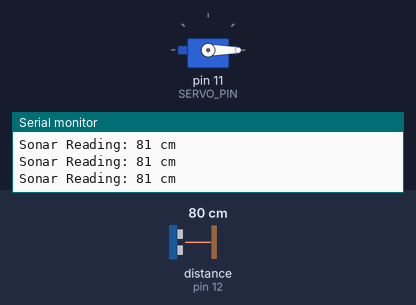
The sketch below on a simulated Arduino Leonardo, built with avr-gcc and run on an emulated ATmega32U4. Shown: servo, the last lines printed to the serial monitor. The test bench sets the inputs (shaded band); at power-on: distance to the obstacle (sensor on pin 12) 80 cm. The echo pulse lasts 58.3 µs per cm.

Above: at 1.2 s.
1.3 s: distance to the obstacle (sensor on pin 12) set to 9 cm
2.8 s: distance to the obstacle (sensor on pin 12) set to 6 cm
At 3.2 s:
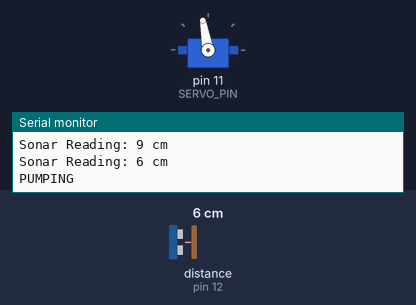
Timing chart, 0 to 11.8 s (numbered marks = the images above; inputs shaded):
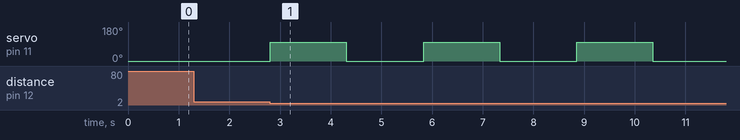

The sketch:

HandSanitizer.ino
```cpp
/*Include Dependencies */
#include <Servo.h> //Helps sending commands to servos
#include "NewPing.h" //Helps parsing ultrasonic sensor data

/*Define Arduino Pins (Digital) */
#define SERVO_PIN 11
#define SONAR_TRIG 13
#define SONAR_ECHO 12

/*Define Parameters */
#define SONAR_THRESHOLD 8 // Threshold distance in which to actuate the servo[cm]
#define RETRACTED_ANGLE 0 // Servo Angle when the hand sanitizer nozzle is up [deg]
#define PUMP_ANGLE 100 // Servo Angle when the hand sanitizer nozzle is down [deg]
#define PUMP_TIME 1500 //Time the servo will stay in "pump mode" [ms]

/*Instantiate Objects */
Servo myservo; // instantiate servo object
NewPing sonar(SONAR_TRIG, SONAR_ECHO, 300); //instantiate NewPing sonar object

void setup() {
  // put your setup code here, to run once:
  Serial.begin(9600); //initialize serial communication
  myservo.attach(SERVO_PIN); // attach servo to specified pin
  myservo.write(RETRACTED_ANGLE); //set servo initially to retracted position
}

void loop() {
  //loop code, runs "infinitely"
  int sonar_reading= sonar.ping_cm(); //sonar reading in cm
  //Print Sonar Output
  Serial.print("Sonar Reading: ");
  Serial.print(sonar_reading);
  Serial.println(" cm");

  if (sonar_reading<SONAR_THRESHOLD){
    myservo.write(PUMP_ANGLE); //actuates servo to pull the string
    Serial.println("PUMPING");
    delay(PUMP_TIME); //wait some time
    myservo.write(RETRACTED_ANGLE); // retracts servo to original position
    Serial.println("RETRACTING");
    delay(PUMP_TIME); //wait some time
  }

  delay(25); //controls how fast(in ms) code will be executed
}
```

Measured:
- the behaviour switches between 8 and 7 cm on distance to the obstacle (sensor on pin 12) (found by bisection; images 0 and 1)
- after the input at 2.8 s, servo on pin 11 (SERVO_PIN): alternates 100° for 1.5 s and 0° for 1.5 s, starting at once
